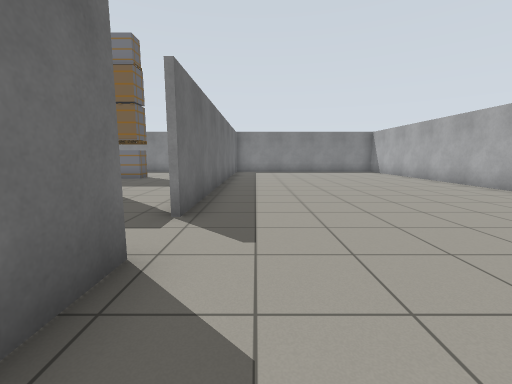
[1] (above)

20 first-person views from a walk through a robot-simulator world made for Gazebo. The camera is 1 m above the floor, tilts 8° down and sees 90° across. The floor is counted in squares, 1 m on a side. Each view is taken from the middle of a square. On the plan, view 1 faces up. The plan holds only what a view shows up to about 11 squares ahead; the rest is blank. Simple shapes stand in for some stock models.

[2]
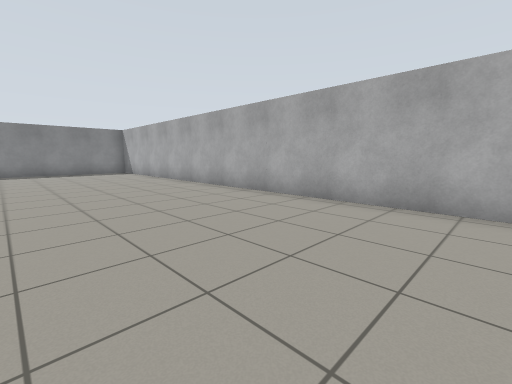

[3]
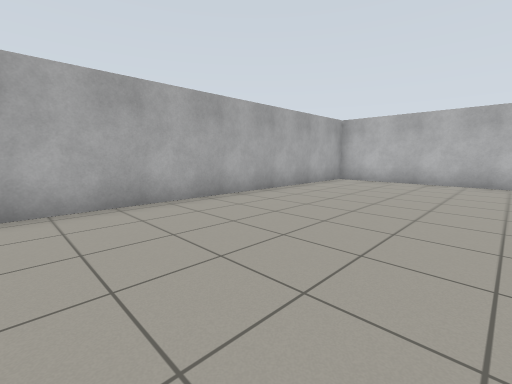

[4]
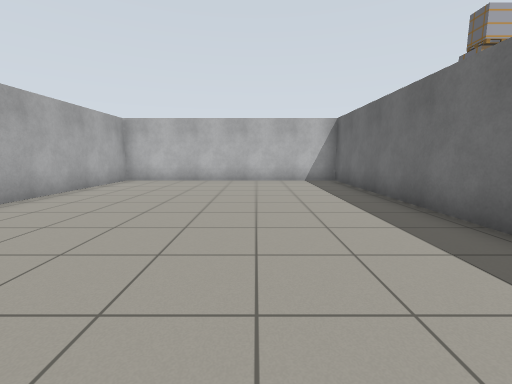

[5]
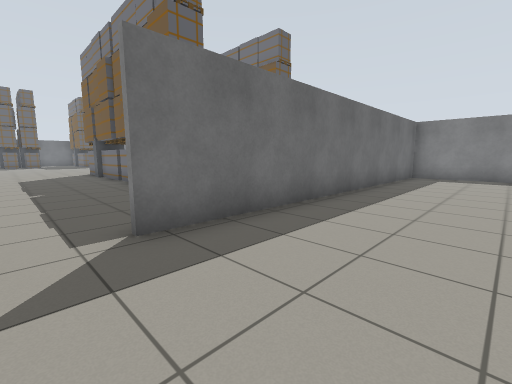

[6]
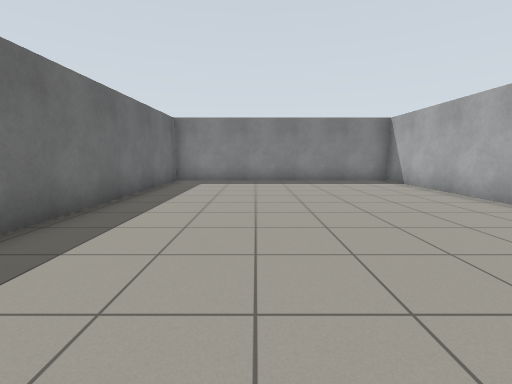

[7]
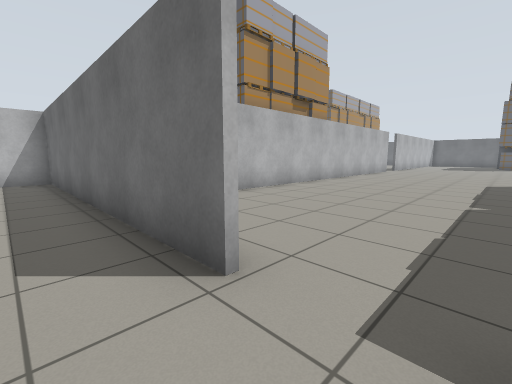

[8]
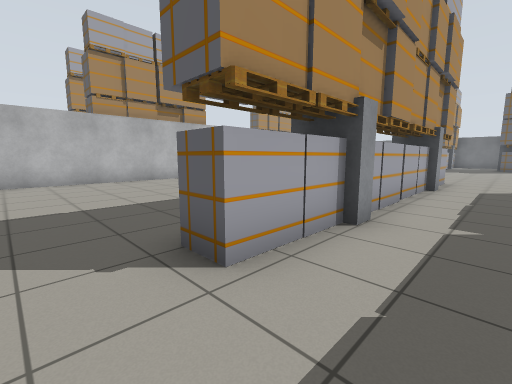

[9]
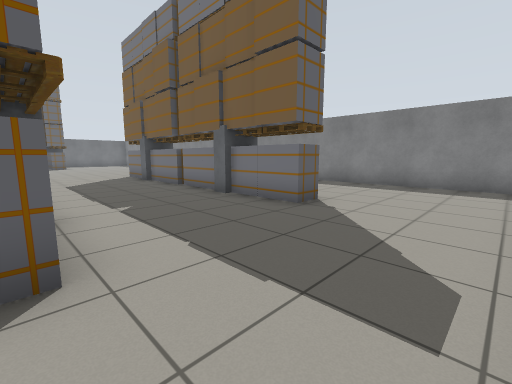

[10]
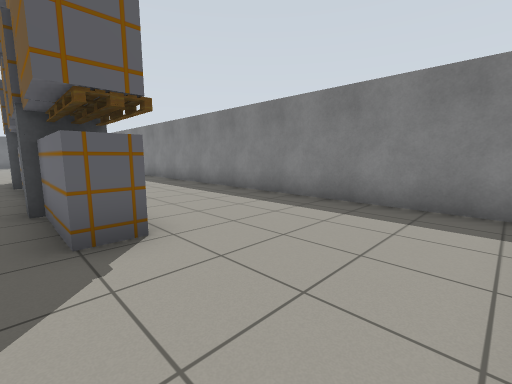

[11]
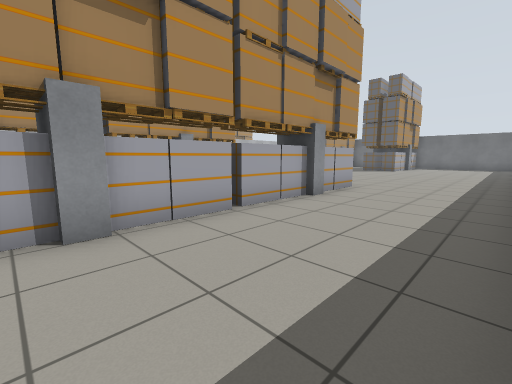

[12]
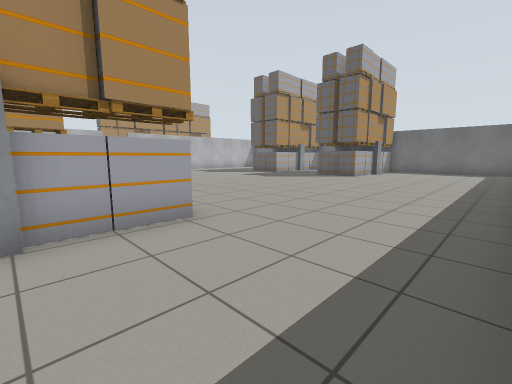

[13]
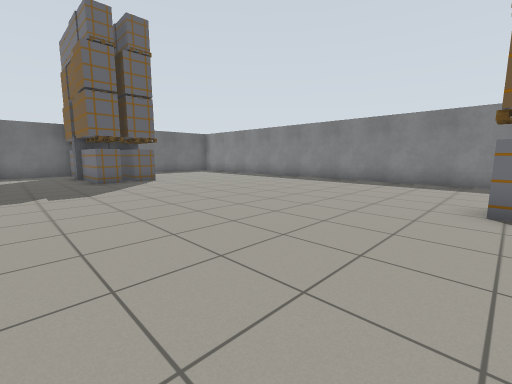

[14]
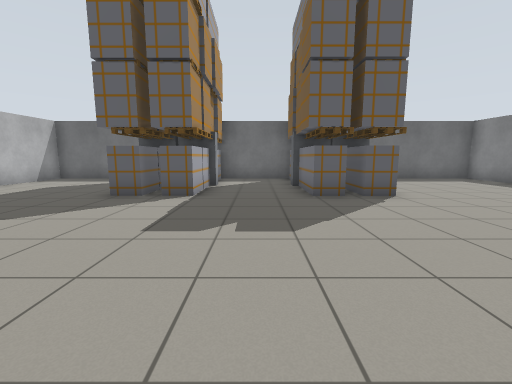

[15]
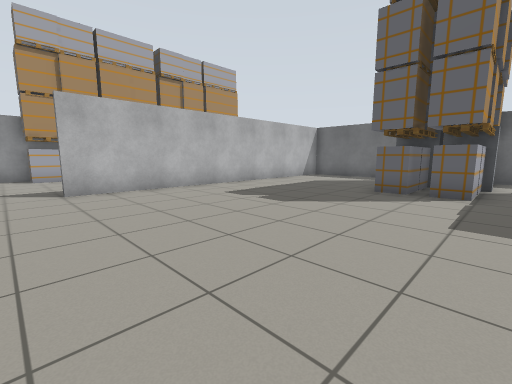

[16]
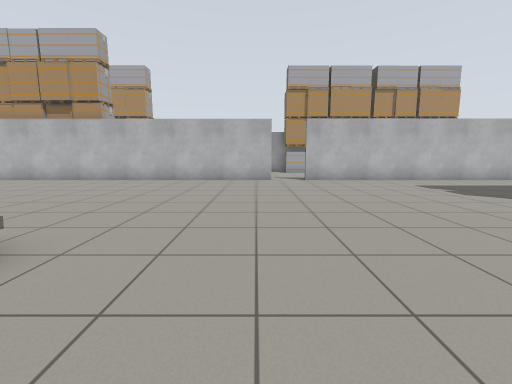

[17]
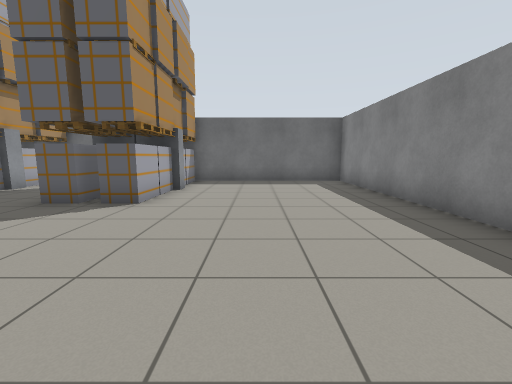

[18]
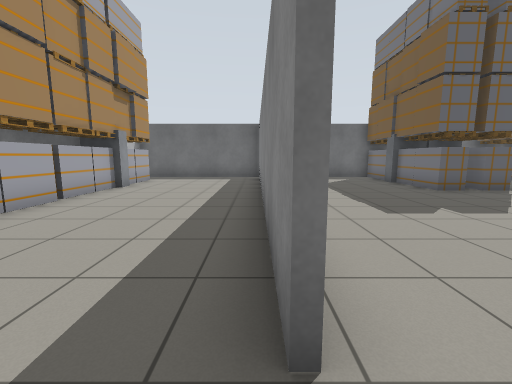

[19]
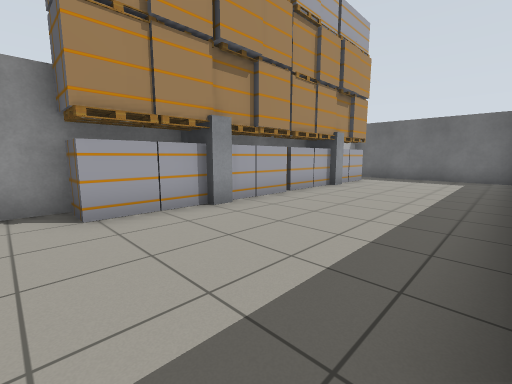

[20]
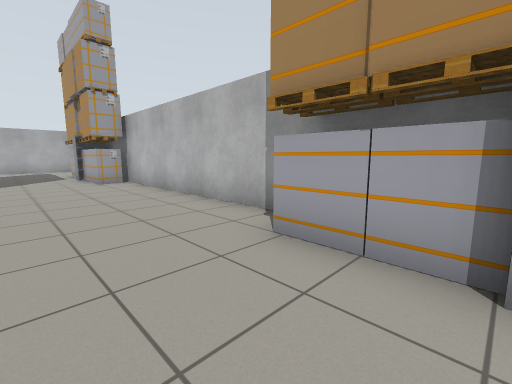

### Floor plan
Points are (right, up) in squares from view 1. A wall is a line through its corners. A room is listed if a view was taken in it or the views show most of it. See-through windows are left out.
Room 1 (views 1, 2, 3, 4, 5, 6, 7)
walls: (-1.3, 2.5) (-1.3, -7.5) (7.3, -7.5) (7.3, 16.4) (-1.3, 16.4) (-1.3, 4.1)
ways out: opening at (-1, 3.5) to room 2
Room 2 (views 8, 9, 10, 11, 12, 13, 14, 15, 16, 17, 18, 19, 20)
walls: (-17.8, -1.7) (-7.4, -1.7); (-19, -1.8) (-27.6, -1.8); (-15, 16.4) (-20.5, 16.4); (-5.5, -1.7) (-2.9, -1.7); (-23.2, 16.4) (-30.4, 16.4) (-30.4, 10.5); (-30.4, 6.6) (-30.4, 5.5); (-30.2, -1.7) (-19, -1.7); (-30.4, -1.9) (-30.4, -5.5); (-26.2, -7.5) (-8.7, -7.5); (-1.9, 16.4) (-12.5, 16.4)
ways out: opening at (-1, 3.5) to room 1
objects: other object (-30, 4); other object (-30, 5); other object (-30, 10); other object (-29, -7); other object (-29, 4); other object (-29, 5); other object (-29, 8); other object (-29, 9) to (-28, 9); other object (-29, 10); other object (-28, -7); shelf (-28, 3); shelf (-28, 4) to (-28, 5); shelf (-28, 8); shelf (-28, 10); shelf (-27, -7) to (-26, -7); other object (-27, 3); other object (-27, 4); other object (-27, 5); other object (-27, 9); other object (-27, 10); other object (-26, 3); pallet (-26, 4); pallet (-26, 5); other object (-26, 9); other object (-26, 10); other object (-25, -7); pallet (-24, -7); other object (-23, -7); shelf (-22, -7) to (-21, -7); other object (-20, -7); other object (-19, -7); pallet (-15, 12); other object (-14, 7); other object (-14, 11); pallet (-14, 12) to (-13, 12); other object (-13, 6); other object (-13, 7); shelf (-13, 11); shelf (-12, 6) to (-12, 7); pallet (-12, 12); other object (-11, 7); pallet (-11, 12); other object (-10, -7); other object (-10, -3) to (-9, -3); pallet (-10, 7); other object (-10, 12); shelf (-9, -7) to (-8, -7); pallet (-9, 7); other object (-9, 12); other object (-8, -6); other object (-8, 6); other object (-8, 7) to (-7, 7); pallet (-8, 12); other object (-7, -3); shelf (-7, 6); pallet (-7, 12); other object (-6, -3); pallet (-6, 7); pallet (-6, 12) to (-5, 12); other object (-5, 7)

Positions as (right, up) in squares from view 1, and headings:
1: (0, 0), facing up
2: (2, 0), facing up-right
3: (2, 3), facing down-right
4: (2, 3), facing down
5: (2, 3), facing up-left
6: (2, 6), facing up
7: (0, 4), facing down-left
8: (-3, 9), facing down-left
9: (-2, 7), facing up-left
10: (-2, 11), facing up-left
11: (-7, 16), facing down-left
12: (-13, 16), facing down-left
13: (-15, 6), facing up-left
14: (-19, 7), facing left
15: (-18, 6), facing down-left
16: (-17, 9), facing down
17: (-20, 13), facing left
18: (-18, -2), facing left
19: (-18, -2), facing down-left
20: (-21, -4), facing down-right
